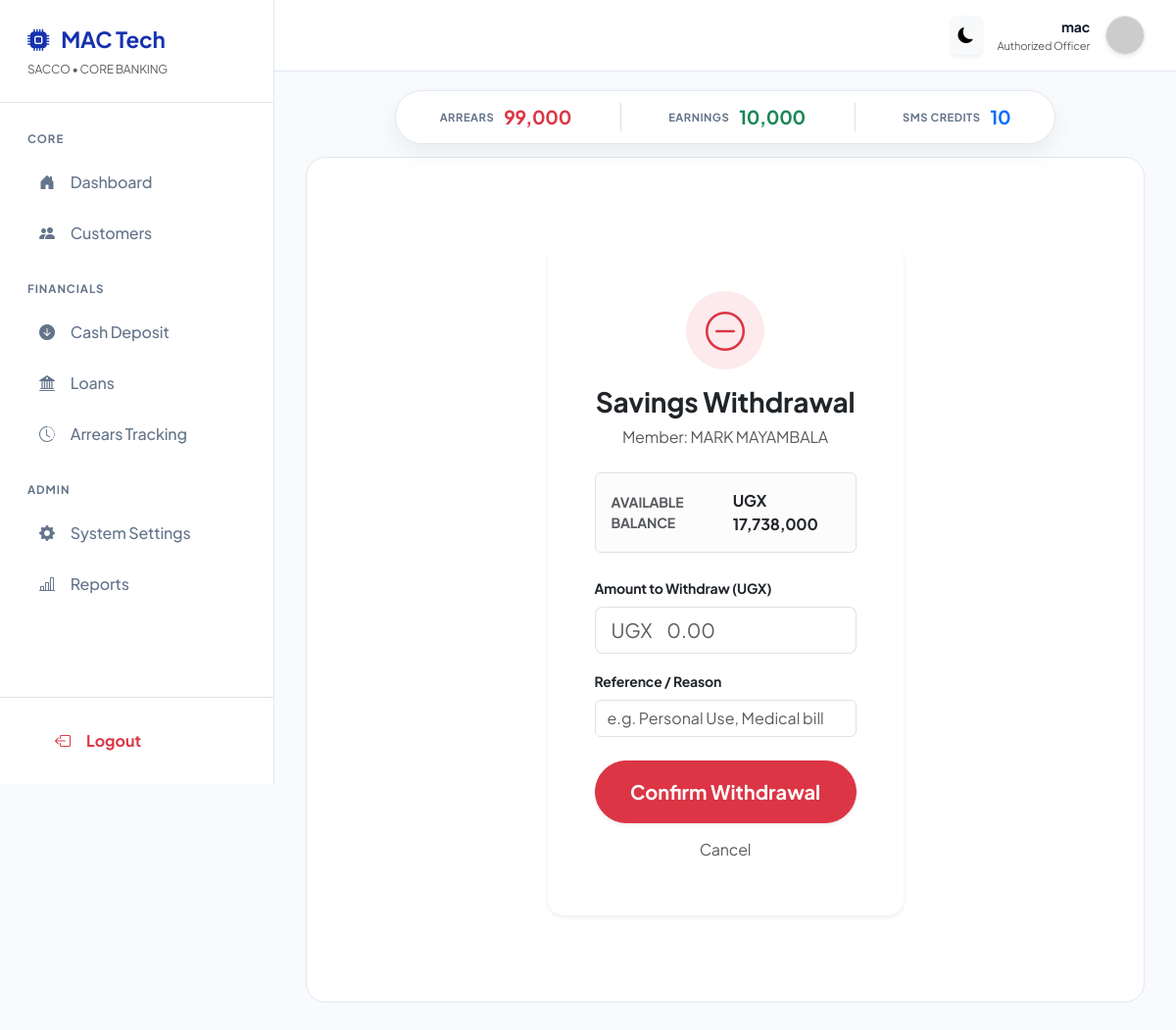
The app's page /withdraw/1/ (signed in) with its own data.
### members/models.py (models this page shows, shortened)
class Member(models.Model):
    GENDER_CHOICES = [
        ('Male', 'Male'),
        ('Female', 'Female'),
        ('Other', 'Other'),
    ]
    gender = models.CharField(
        max_length=10,
        choices=GENDER_CHOICES,
        default='Male'
    )
    member_number = models.CharField(max_length=20, unique=True)
    first_name = models.CharField(max_length=50)
    last_name = models.CharField(max_length=50)
    phone_number = models.CharField(max_length=15)
    email = models.EmailField(blank=True, null=True)
    dob = models.DateField(blank=True, null=True, verbose_name="Date of Birth")
    nin = models.CharField(
        max_length=20,
        blank=True,
        null=True,
        unique=True,
        verbose_name="National ID Number (NIN)"
    )
    card_number = models.CharField(
        max_length=30,
        blank=True,
        null=True,
        verbose_name="Membership Card Number"
    )
    alternative_phone = models.CharField(
        max_length=15,
        blank=True,
        null=True,
        verbose_name="Alternative Phone Number"
    )
    physical_address = models.TextField(
        blank=True,
        null=True,
        verbose_name="Physical Address / Residence"
    )
    village = models.CharField(max_length=100, blank=True, null=True)
    parish = models.CharField(max_length=100, blank=True, null=True)
    district = models.CharField(max_length=100, blank=True, null=True)
    photo = models.ImageField(upload_to='members/photos/', blank=True, null=True)
    id_front = models.ImageField(upload_to='members/ids/', blank=True, null=True)
    signature = models.ImageField(upload_to='members/signatures/', blank=True, null=True)
    date_joined = models.DateField(auto_now_add=True)
    class Meta:
        ordering = ['member_number']

### finance/models.py (models this page shows, shortened)
class SavingsAccount(models.Model):
    member = models.OneToOneField(Member, on_delete=models.CASCADE, related_name='savings')
    balance = models.DecimalField(max_digits=12, decimal_places=2, default=0.00)

### finance/views.py (the view, shortened to what this page needs)
# urls.py: path('withdraw/<int:member_id>/', views.withdraw_savings, name='withdraw_savings'),
@transaction.atomic
def withdraw_savings(request, member_id):
    member = get_object_or_404(Member, id=member_id)
    savings, created = SavingsAccount.objects.select_for_update().get_or_create(member=member)
    return render(request, 'finance/withdraw_form.html', {
        'member': member,
        'savings': savings
    })

### finance/models.py (called while the page is built)
    @property
    def remaining_messages(self):
        return int(self.balance // self.cost_per_sms)

### templates/finance/withdraw_form.html (shortened to what this page needs)
{% extends 'base.html' %}
{% load humanize %}
{% block content %}
<div class="container py-5">
    <div class="row justify-content-center">
        <div class="col-md-6">
            <div class="card border-0 shadow-sm rounded-4">
                <div class="card-body p-5">
                    <div class="text-center mb-4">
                        <div class="bg-danger bg-opacity-10 text-danger rounded-circle d-inline-flex align-items-center justify-content-center mb-3" style="width: 80px; height: 80px;">
                            <i class="bi bi-dash-circle fs-1"></i>
                        </div>
                        <h3 class="fw-bold">Savings Withdrawal</h3>
                        <p class="text-muted">Member: {{ member.first_name }} {{ member.last_name }}</p>
                    </div>
                    <div class="alert alert-light border d-flex justify-content-between align-items-center mb-4">
                        <span class="small text-muted fw-bold text-uppercase">Available Balance</span>
                        <span class="fw-bold text-dark">UGX {{ savings.balance|floatformat:0|intcomma }}</span>
                    </div>
                    <form method="POST">
                        <div class="mb-3">
                            <label class="form-label small fw-bold">Amount to Withdraw (UGX)</label>
                            <div class="input-group input-group-lg">
                                <span class="input-group-text bg-white border-end-0 text-muted">UGX</span>
                                <input type="number" name="amount" class="form-control border-start-0 ps-0" placeholder="0.00" required>
                            </div>
                        </div>
                        <div class="mb-4">
                            <label class="form-label small fw-bold">Reference / Reason</label>
                            <input type="text" name="reference" class="form-control" placeholder="e.g. Personal Use, Medical bill">
                        </div>
                        <div class="d-grid gap-2">
                            <button type="submit" class="btn btn-danger btn-lg rounded-pill py-3 fw-bold shadow-sm">
                                Confirm Withdrawal
                            </button>
                            <a href="{% url 'member_profile' member.id %}" class="btn btn-link text-muted text-decoration-none">Cancel</a>
                        </div>
                    </form>
                </div>
            </div>
        </div>
    </div>
</div>
{% endblock %}

### templates/base.html (shortened to what this page needs)
{% load static %}
{% load humanize %}
<!DOCTYPE html>
<html lang="en" data-theme="light">
<head>
    <link href="https://cdn.jsdelivr.net/npm/bootstrap@5.3.3/dist/css/bootstrap.min.css" rel="stylesheet">
    <link rel="stylesheet" href="https://cdn.jsdelivr.net/npm/bootstrap-icons@1.11.3/font/bootstrap-icons.min.css">
</head>
<body>
    <aside id="sidebar">
        <div class="sidebar-header">
            <div class="logo">
                <i class="bi bi-cpu-fill"></i>
                <span>MAC Tech</span>
            </div>
            <small class="text-muted d-block mt-1" style="font-size: 0.75rem;">SACCO • CORE BANKING</small>
        </div>
        <div class="flex-grow-1 overflow-auto py-2">
            <div class="nav-section">Core</div>
            <a href="{% url 'dashboard' %}" class="nav-link {% if request.resolver_match.url_name == 'dashboard' %}active{% endif %}">
                <i class="bi bi-house-door-fill"></i> Dashboard
            </a>
            <a href="{% url 'customer_list' %}" class="nav-link {% if 'member' in request.path or 'customer' in request.path %}active{% endif %}">
                <i class="bi bi-people-fill"></i> Customers
            </a>
            <div class="nav-section">Financials</div>
            <a href="#" class="nav-link">
                <i class="bi bi-arrow-down-circle-fill"></i> Cash Deposit
            </a>
            <a href="{% url 'loan_list' %}" class="nav-link {% if 'loan' in request.path %}active{% endif %}">
                <i class="bi bi-bank2"></i> Loans
            </a>
            <a href="{% url 'arrears_report' %}" class="nav-link">
                <i class="bi bi-clock-history"></i> Arrears Tracking
            </a>
            <div class="nav-section">Admin</div>
            <a href="{% url 'admin:index' %}" class="nav-link">
                <i class="bi bi-gear-fill"></i> System Settings
            </a>
            <a href="{% url 'reports_dashboard' %}" class="nav-link">
                <i class="bi bi-bar-chart-line"></i> Reports
            </a>
        </div>
        <div class="mt-auto p-3 border-top">
            <form method="post" action="{% url 'account_logout' %}">
                <button type="submit" class="nav-link text-danger border-0 bg-transparent w-100 fw-bold">
                    <i class="bi bi-box-arrow-left"></i> Logout
                </button>
            </form>
        </div>
    </aside>
    <div id="main">
        <nav class="top-navbar d-flex justify-content-between align-items-center">
            <div class="ms-auto d-flex align-items-center gap-3">
                <button id="theme-toggle" class="btn btn-light border-0 shadow-sm p-2">
                    <i class="bi bi-moon-fill"></i>
                </button>
                <div class="text-end d-none d-md-block">
                    <div class="fw-bold small">{{ request.user.username }}</div>
                    <div class="text-muted" style="font-size: 0.7rem;">Authorized Officer</div>
                </div>
                <img src="https://ui-avatars.com/api/?name={{ request.user.username }}&background=1632af&color=fff" width="40" class="rounded-circle shadow-sm border">
            </div>
        </nav>
        <div class="stat-command-bar">
            <div class="glass-stats">
                <div class="stat-item">
                    <div class="stat-label">Arrears</div>
                    <div class="stat-val text-danger">{{ total_arrears|default:"0"|intcomma }}</div>
                </div>
                <div class="stat-item border-start ps-5">
                    <div class="stat-label">Earnings</div>
                    <div class="stat-val text-success">{{ total_profit|default:"0"|intcomma }}</div>
                </div>
                <div class="stat-item border-start ps-5">
                    <div class="stat-label">SMS Credits</div>
                    <div class="stat-val text-primary">{{ sms_credits|default:"1,240" }}</div>
                </div>
            </div>
        </div>
        <main class="app-content">
            <div class="content-card">
                {% block content %}{% endblock %}
            </div>
        </main>
    </div>
</body>
</html>

### templates/base.html (style rules this page uses)
:root { --brand-cobalt: #1632af; --sidebar-bg: #ffffff; --bg: #f8fafc; --border-color: #e2e8f0; --text-primary: #0f172a; --text-secondary: #64748b; --card-bg: #ffffff; --hover-bg: #f1f5f9; }
body { font-family: 'Plus Jakarta Sans', sans-serif; background: var(--bg); color: var(--text-primary); letter-spacing: -0.011em; }
#sidebar { width: 280px; height: 100vh; position: fixed; background: var(--sidebar-bg); border-right: 1px solid var(--border-color); z-index: 1050; display: flex; flex-direction: column; }
.sidebar-header { padding: 1.5rem 1.75rem; border-bottom: 1px solid var(--border-color); }
.logo { display: flex; align-items: center; gap: 12px; font-weight: 700; font-size: 1.4rem; color: var(--brand-cobalt); }
.nav-link { color: var(--text-secondary); padding: 12px 1.75rem; margin: 4px 12px; border-radius: 12px; font-weight: 500; display: flex; align-items: center; gap: 16px; transition: 0.2s; }
.nav-section { padding: 1.25rem 1.75rem 0.5rem; font-size: 0.72rem; font-weight: 700; text-transform: uppercase; letter-spacing: 0.08em; color: var(--text-secondary); }
#main { margin-left: 280px; min-height: 100vh; }
.top-navbar { background: var(--sidebar-bg); border-bottom: 1px solid var(--border-color); padding: 1rem 2rem; position: sticky; top: 0; z-index: 1000; }
.stat-command-bar { position: sticky; top: 76px; z-index: 999; display: flex; justify-content: center; padding: 1rem 0; }
.glass-stats { background: var(--card-bg); border: 1px solid var(--border-color); border-radius: 9999px; padding: 12px 45px; display: flex; gap: 50px; box-shadow: 0 10px 25px rgba(0, 0, 0, 0.06); }
.stat-item { display: flex; align-items: center; gap: 10px; }
.stat-label { font-size: 0.7rem; font-weight: 700; color: var(--text-secondary); text-transform: uppercase; letter-spacing: 0.5px; }
.stat-val { font-size: 1.2rem; font-weight: 700; }
.content-card { background: var(--card-bg); border: 1px solid var(--border-color); border-radius: 20px; padding: 2.5rem; margin: 0 2rem 2rem 2rem; }

### records on screen
Member: first_name "MARK", last_name "MAYAMBALA"
SavingsAccount: balance "17,738,000"

### other values on screen
{{ request.user.username }} "mac"
{{ total_arrears|default:"0"|intcomma }} "99,000"
{{ total_profit|default:"0"|intcomma }} "10,000"
{{ sms_credits|default:"1,240" }} "10"
